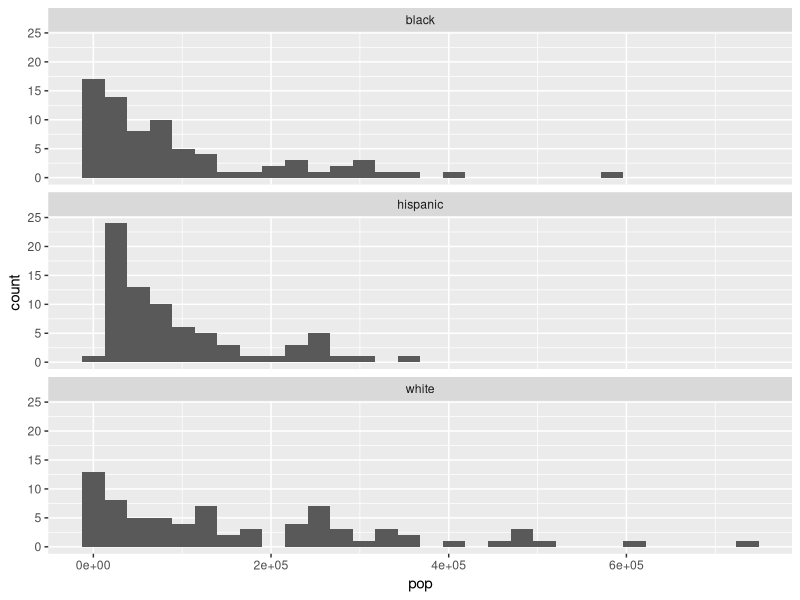
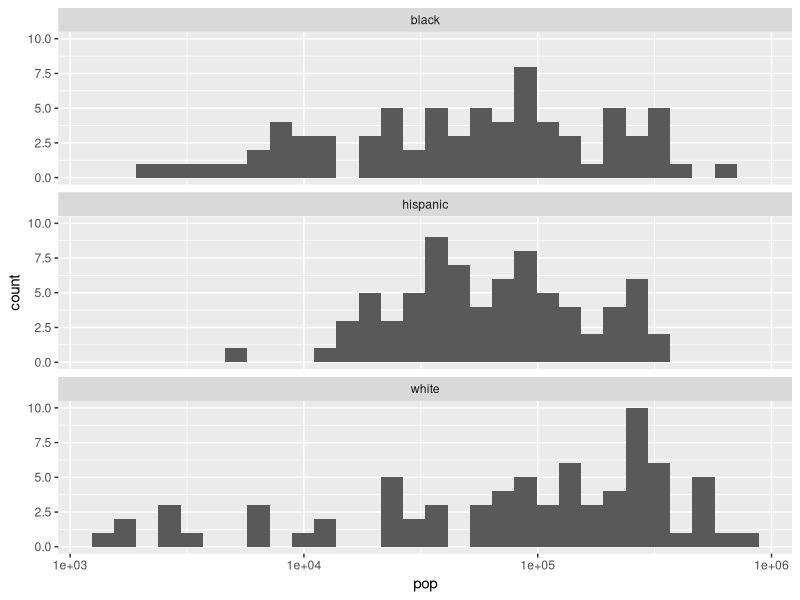
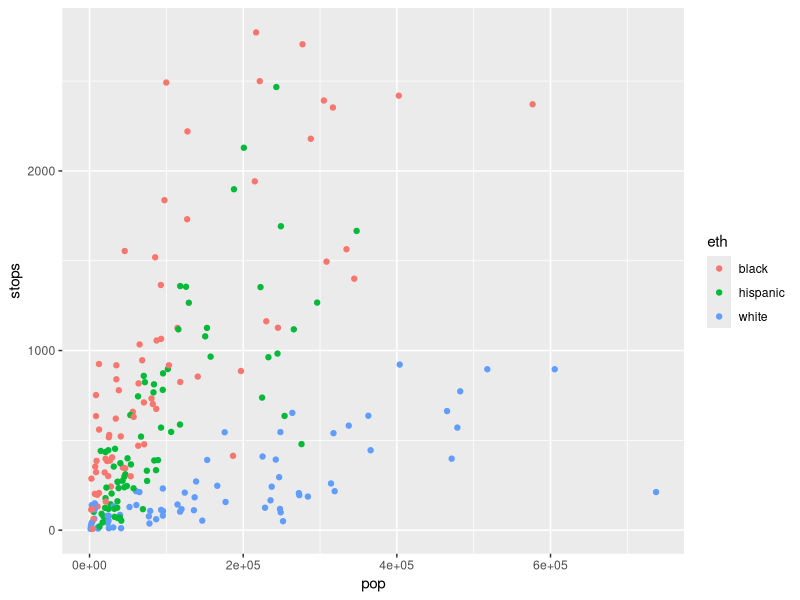
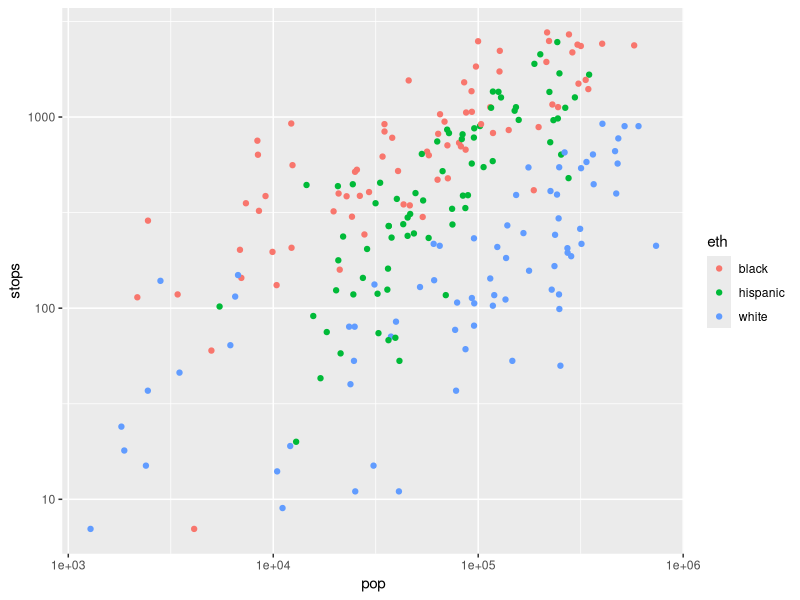

Recreate these plots in R, in order.
library(ggplot2)
library(dplyr)

# Stop data from NYC between 1998-1999 (with noise added to protect
# confidentiality). As described in Chapter 1.2 of Gelman page 5, this was part
# of an investigation of whether or not the NYPD's stop and frisk policy
# disproportionately targetted minorities. The data only focuses on whites,
# black, and hispanic.
# From http://www.stat.columbia.edu/~gelman/arm/examples/police/.  Our analysis
# differs from the one on page 112.

# Aggregate over crime type for now.  i.e. collapse the counts
arrests <- read.table("frisk_with_noise.txt", header=TRUE) %>%
  group_by(precinct, eth) %>% summarise_each(funs(sum)) %>% select(-crime) %>%
  tbl_df()
arrests

# -units i are (precincts x ethnic group) (i.e. 75 x 3 = 225 rows)
# -outcome y_i is the number of stops
# -exposure_i is the number of people of the particular ethnic group who live in
#  the jurisdiciton of the precinct
# -precincts are numbered 1-75
# -ethnicity 1=black, 2=hispanic, 3=white

# Convert to factors setting appropriate levels
arrests$precinct <- factor(arrests$precinct)
arrests$eth <- factor(arrests$eth, labels=c("black", "hispanic", "white"))



#------------------------------------------------
# Exploratory Data Analysis
#------------------------------------------------
# Investigate population:
group_by(arrests, eth) %>% summarise(pop=sum(pop))
p <- ggplot(data=arrests, aes(x=pop)) + geom_histogram() + facet_wrap(~eth, ncol=1)
p
# Changing the x-axis scale to a logged one helps deal with the skew
p + scale_x_log10()


# EXERCISE:  Investigate arrests.  Which groups are subject to the highest
# numbers of stops?


# Investigate relationship between population size and number of stops
p <- ggplot(data=arrests, aes(x=pop, y=stops, group=eth, col=eth)) + geom_point()
p
# A raw plot of stops over population is hard to make sense of given the right
# skew in both data, so we use a log-log plot i.e. both the x and y axis on
# a log-scale
p + scale_x_log10() + scale_y_log10()

# EXERCISE:  Add a smoother to the previous plot to focus on the signal
# distinguishing the three groups and less on the noise.


# EXERCISE: Using dplyr, compare the "stops per 10K individuals" between the
# three ethnic groups






#------------------------------------------------
# Model 0: Just the average rate i.e. using no predictors
#------------------------------------------------
# Overall arrest rate:
rate0 <- sum(arrests$stops)/sum(arrests$pop)
rate0


# Model Fit:
# Poisson regression is done in R using glm() again, but now setting family to
# poisson.  Note also that we specifiy the offset to be log(pop).  Recall that
# the ~1 means fit only the intercept
model0 <- glm(stops ~ 1, offset=log(pop), family=poisson, data=arrests)
summary(model0)
b0 <- coefficients(model0)


# What does this value correspond to?
exp(b0)


# A 95% confidence interval on the rate of arrest in NYC
confint(model0)
exp(confint(model0))




#------------------------------------------------
# Model 1: Incorporating ethnicity
#------------------------------------------------
# EXERCISE:  Find the arrest rate for all three ethnic groups


# Model Fit:
model1 <- glm(stops ~ eth, family=poisson, data=arrests, offset=log(pop))
summary(model1)
b1 <- coefficients(model1)
exp(b1)


# CRUCIAL EXERCISE:  What is the relationship between the above rates and
# exp(b1)?


# RELATED EXERCISE:  Compute 95% confidence intervals on the coefficients.  What
# is the "null" value for such CI's?  Do the hispanic and white coefficient CI's
# include it?
exp(confint(model1))







#------------------------------------------------
# Model 2: Ethnicity + Precinct
#------------------------------------------------
# EXERCISE:  Create a single plot that shows stop rates for each of the three
# ethnic groups for all 75 precincts in NYC.  Hint:  consider the "group" aesthetic
# What trend do you notice?


# Model Fit:
model2 <- glm(stops ~ eth + precinct, family=poisson, data=arrests, offset=log(pop))
summary(model2)
b2 <- coefficients(model2)
exp(b2)
CI2 <- confint(model2)
exp(CI2)


# EXERCISE:  What is the interpretation of the first three coefficients based on
# ethnicity now?
